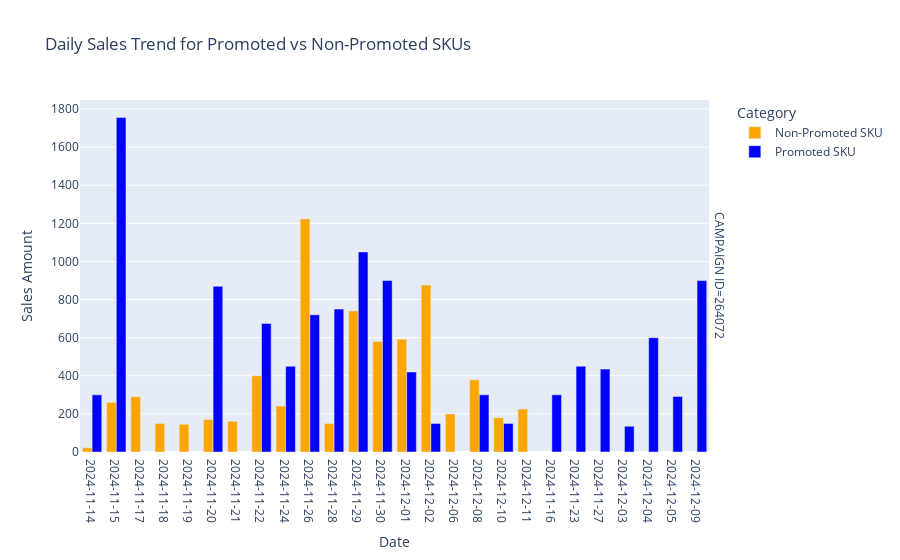

Here is the notebook cell this chart was saved with:
### Code cell
# Plotly 折线图
fig = px.bar(
    grouped_sales, 
    x='DATE', 
    y='TOTAL SALES', 
    color='Category', 
    barmode='group',
    facet_row='CAMPAIGN ID', 
    title='Daily Sales Trend for Promoted vs Non-Promoted SKUs',
    labels={'TOTAL SALES': 'Sales Amount', 'DATE': 'Date'},
    color_discrete_map={'Promoted SKU': 'blue', 'Non-Promoted SKU': 'orange'}
)
fig.update_xaxes(type='category')  # 确保日期按顺序排列
fig.show()

### Figure 1 — Plotly figure (JSON) as saved in the notebook; plotly's stock layout.template omitted (floating-point values rounded to 4 significant figures)
{"data": [{"alignmentgroup": "True", "hovertemplate": "Category=Non-Promoted SKU<br>CAMPAIGN ID=264072<br>Date=%{x}<br>Sales Amount=%{y}<extra></extra>", "legendgroup": "Non-Promoted SKU", "marker": {"color": "orange", "pattern": {"shape": ""}}, "name": "Non-Promoted SKU", "offsetgroup": "Non-Promoted SKU", "orientation": "v", "showlegend": true, "textposition": "auto", "type": "bar", "x": ["2024-11-14", "2024-11-15", "2024-11-17", "2024-11-18", "2024-11-19", "2024-11-20", "2024-11-21", "2024-11-22", "2024-11-24", "2024-11-26", "2024-11-28", "2024-11-29", "2024-11-30", "2024-12-01", "2024-12-02", "2024-12-06", "2024-12-08", "2024-12-10", "2024-12-11"], "xaxis": "x", "y": [21.89, 259.3, 290, 150, 145.5, 170, 161.0, 400, 241.1, 1223.0, 150, 740, 580, 592, 876, 200.0, 379.0, 180.0, 225.6], "yaxis": "y"}, {"alignmentgroup": "True", "hovertemplate": "Category=Promoted SKU<br>CAMPAIGN ID=264072<br>Date=%{x}<br>Sales Amount=%{y}<extra></extra>", "legendgroup": "Promoted SKU", "marker": {"color": "blue", "pattern": {"shape": ""}}, "name": "Promoted SKU", "offsetgroup": "Promoted SKU", "orientation": "v", "showlegend": true, "textposition": "auto", "type": "bar", "x": ["2024-11-14", "2024-11-15", "2024-11-16", "2024-11-20", "2024-11-22", "2024-11-23", "2024-11-24", "2024-11-26", "2024-11-27", "2024-11-28", "2024-11-29", "2024-11-30", "2024-12-01", "2024-12-02", "2024-12-03", "2024-12-04", "2024-12-05", "2024-12-08", "2024-12-09", "2024-12-10"], "xaxis": "x", "y": [300, 1755, 300, 870, 675, 450, 450, 720, 435, 750, 1050, 900, 420, 150, 135, 600, 291.0, 300.0, 899.9, 150.0], "yaxis": "y"}], "layout": {"annotations": [{"font": {}, "showarrow": false, "text": "CAMPAIGN ID=264072", "textangle": 90, "x": 0.98, "xanchor": "left", "xref": "paper", "y": 0.5, "yanchor": "middle", "yref": "paper"}], "barmode": "group", "legend": {"title": {"text": "Category"}, "tracegroupgap": 0}, "title": {"text": "Daily Sales Trend for Promoted vs Non-Promoted SKUs"}, "xaxis": {"anchor": "y", "domain": [0, 0.98], "title": {"text": "Date"}, "type": "category"}, "yaxis": {"anchor": "x", "domain": [0, 1], "title": {"text": "Sales Amount"}}}}
